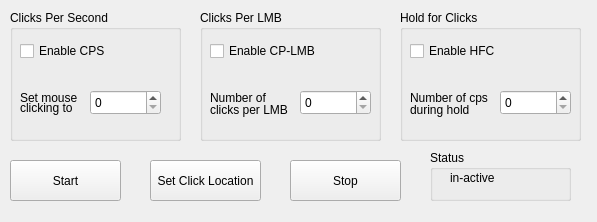
<?xml version="1.0" encoding="UTF-8"?>
<ui version="4.0">
 <class>MainWindow</class>
 <widget class="QMainWindow" name="MainWindow">
  <property name="geometry">
   <rect>
    <x>0</x>
    <y>0</y>
    <width>597</width>
    <height>222</height>
   </rect>
  </property>
  <property name="windowTitle">
   <string>MainWindow</string>
  </property>
  <widget class="QWidget" name="centralwidget">
   <widget class="QPushButton" name="startButton">
    <property name="geometry">
     <rect>
      <x>10</x>
      <y>160</y>
      <width>111</width>
      <height>41</height>
     </rect>
    </property>
    <property name="text">
     <string>Start</string>
    </property>
   </widget>
   <widget class="QPushButton" name="stopButton">
    <property name="geometry">
     <rect>
      <x>290</x>
      <y>160</y>
      <width>111</width>
      <height>41</height>
     </rect>
    </property>
    <property name="text">
     <string>Stop</string>
    </property>
   </widget>
   <widget class="QPushButton" name="setLocationButton">
    <property name="geometry">
     <rect>
      <x>150</x>
      <y>160</y>
      <width>111</width>
      <height>41</height>
     </rect>
    </property>
    <property name="text">
     <string>Set Click Location</string>
    </property>
   </widget>
   <widget class="QGroupBox" name="CPS_container">
    <property name="geometry">
     <rect>
      <x>10</x>
      <y>10</y>
      <width>171</width>
      <height>131</height>
     </rect>
    </property>
    <property name="title">
     <string>Clicks Per Second</string>
    </property>
    <widget class="QCheckBox" name="CPS_CheckBox">
     <property name="geometry">
      <rect>
       <x>10</x>
       <y>30</y>
       <width>91</width>
       <height>22</height>
      </rect>
     </property>
     <property name="text">
      <string>Enable CPS</string>
     </property>
    </widget>
    <widget class="QSpinBox" name="CPS_SpinBox">
     <property name="geometry">
      <rect>
       <x>80</x>
       <y>80</y>
       <width>71</width>
       <height>25</height>
      </rect>
     </property>
    </widget>
    <widget class="QLabel" name="CPS_text1">
     <property name="geometry">
      <rect>
       <x>10</x>
       <y>80</y>
       <width>61</width>
       <height>16</height>
      </rect>
     </property>
     <property name="text">
      <string>Set mouse</string>
     </property>
    </widget>
    <widget class="QLabel" name="CPS_text2">
     <property name="geometry">
      <rect>
       <x>10</x>
       <y>90</y>
       <width>61</width>
       <height>16</height>
      </rect>
     </property>
     <property name="text">
      <string>clicking to</string>
     </property>
    </widget>
   </widget>
   <widget class="QGroupBox" name="CPLMB_container">
    <property name="geometry">
     <rect>
      <x>200</x>
      <y>10</y>
      <width>181</width>
      <height>131</height>
     </rect>
    </property>
    <property name="title">
     <string>Clicks Per LMB</string>
    </property>
    <widget class="QCheckBox" name="CPLMB_CheckBox">
     <property name="geometry">
      <rect>
       <x>10</x>
       <y>30</y>
       <width>111</width>
       <height>22</height>
      </rect>
     </property>
     <property name="text">
      <string>Enable CP-LMB</string>
     </property>
    </widget>
    <widget class="QSpinBox" name="CPLMB_SpinBox">
     <property name="geometry">
      <rect>
       <x>100</x>
       <y>80</y>
       <width>71</width>
       <height>25</height>
      </rect>
     </property>
    </widget>
    <widget class="QLabel" name="CPLMB_text1">
     <property name="geometry">
      <rect>
       <x>10</x>
       <y>80</y>
       <width>81</width>
       <height>16</height>
      </rect>
     </property>
     <property name="text">
      <string>Number of</string>
     </property>
    </widget>
    <widget class="QLabel" name="CPLMB_text2">
     <property name="geometry">
      <rect>
       <x>10</x>
       <y>90</y>
       <width>81</width>
       <height>20</height>
      </rect>
     </property>
     <property name="text">
      <string>clicks per LMB</string>
     </property>
    </widget>
   </widget>
   <widget class="QGroupBox" name="HFC_container">
    <property name="geometry">
     <rect>
      <x>400</x>
      <y>10</y>
      <width>181</width>
      <height>131</height>
     </rect>
    </property>
    <property name="title">
     <string>Hold for Clicks</string>
    </property>
    <widget class="QCheckBox" name="HFC_CheckBox">
     <property name="geometry">
      <rect>
       <x>10</x>
       <y>30</y>
       <width>111</width>
       <height>22</height>
      </rect>
     </property>
     <property name="text">
      <string>Enable HFC</string>
     </property>
    </widget>
    <widget class="QSpinBox" name="HFC_SpinBox">
     <property name="geometry">
      <rect>
       <x>100</x>
       <y>80</y>
       <width>71</width>
       <height>25</height>
      </rect>
     </property>
    </widget>
    <widget class="QLabel" name="HFC_text1">
     <property name="geometry">
      <rect>
       <x>10</x>
       <y>80</y>
       <width>81</width>
       <height>16</height>
      </rect>
     </property>
     <property name="text">
      <string>Number of cps</string>
     </property>
    </widget>
    <widget class="QLabel" name="HFC_text2">
     <property name="geometry">
      <rect>
       <x>10</x>
       <y>90</y>
       <width>81</width>
       <height>20</height>
      </rect>
     </property>
     <property name="text">
      <string>during hold</string>
     </property>
    </widget>
   </widget>
   <widget class="QGroupBox" name="label_container">
    <property name="geometry">
     <rect>
      <x>430</x>
      <y>150</y>
      <width>141</width>
      <height>51</height>
     </rect>
    </property>
    <property name="title">
     <string>Status</string>
    </property>
    <widget class="QLabel" name="statusLabel">
     <property name="geometry">
      <rect>
       <x>20</x>
       <y>20</y>
       <width>71</width>
       <height>16</height>
      </rect>
     </property>
     <property name="text">
      <string>in-active</string>
     </property>
    </widget>
   </widget>
  </widget>
 </widget>
 <resources/>
 <connections/>
</ui>
